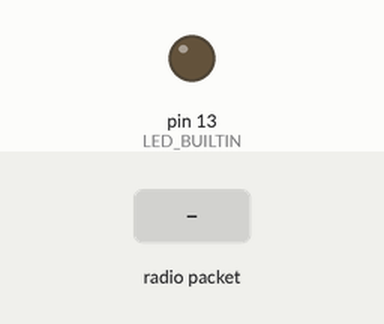
Simulated run of this sketch. Board: Arduino Uno, built with avr-gcc and run on an emulated ATmega328P. Parts: output pins drawn as LEDs (lit = HIGH). The test bench sets the inputs (shaded band). No radio packets arrive unless stated; what the sketch prints to the serial monitor is not drawn.

Above: at 1.2 s.
1.3 s: radio packet "1" arrives
Timing chart, 0 to 4.3 s (numbered marks = the images above; inputs shaded):
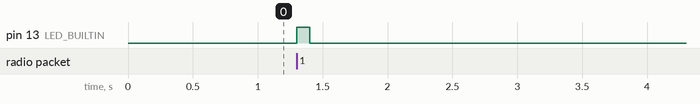

The sketch:

LoRaReceiverT1.ino
```cpp
#include <SPI.h>
#include <LoRa.h>

void setup() {
  Serial.begin(9600);
  while (!Serial);
  LoRa.setSpreadingFactor(11);
  Serial.println("LoRa Receiver");
  pinMode(LED_BUILTIN, OUTPUT);
  if (!LoRa.begin(433E6)) {
    Serial.println("Starting LoRa failed!");
    while (1);
  }
}
int a = 0;
void loop() {
  // try to parse packet
  int packetSize = LoRa.parsePacket();
  if (packetSize) {
    // received a packet
    Serial.print("Received packet '");
    a = 1;
    // read packet
    while (LoRa.available()) {
      Serial.print((char)LoRa.read());
    }

    // print RSSI of packet
    float snr = LoRa.packetSnr();
    Serial.print("snr");
    Serial.print(snr);
    Serial.print("' with RSSI ");
    Serial.println(LoRa.packetRssi());

  }
  if (a == 1) {
    digitalWrite(LED_BUILTIN, HIGH);
    delay(100);
    digitalWrite(LED_BUILTIN, LOW);
    a = 0;
  }

}
```

Measured:
- after the input at 1.3 s, pin 13 (LED_BUILTIN): LOW → HIGH at once, → LOW 0.10 s later
